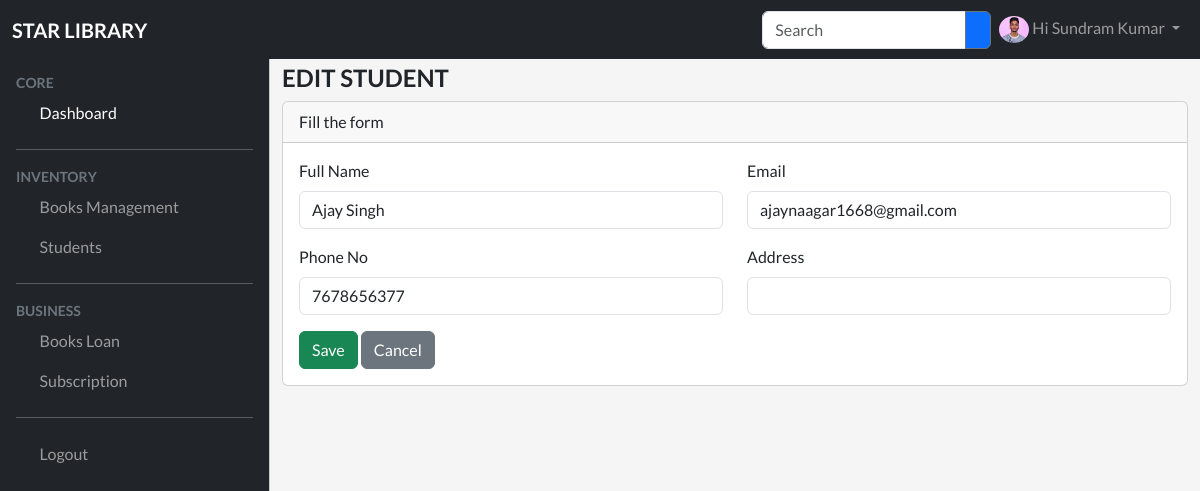
Screenshot of /students/edit.php?id=7 (signed in) with the database file from the repository.
### tables this page shows
CREATE TABLE `students` (
  `id` int(11) NOT NULL,
  `name` varchar(255) DEFAULT NULL,
  `phone_no` varchar(15) DEFAULT NULL,
  `email` varchar(255) DEFAULT NULL,
  `address` text DEFAULT NULL,
  `status` tinyint(1) NOT NULL DEFAULT 1,
  `created_at` timestamp NOT NULL DEFAULT current_timestamp(),
  `updated_at` timestamp NULL DEFAULT NULL
);

### models/student.php (called while the page is built, shortened)
<?php
function getStudentById($conn, $id)
{
    $sql = "select * from students where id = $id";
    $result = $conn->query($sql);
    return $result;
}

### students/edit.php (the view, shortened to what this page needs)
<?php
include_once(DIR_URL . "config/database.php");
include_once(DIR_URL . "models/student.php");
if (isset($_GET['id']) && $_GET['id'] > 0) {
    $student = getStudentById($conn, $_GET['id']);
    if ($student->num_rows > 0) {
        $student = mysqli_fetch_assoc($student);
    }
} else {
    header("LOCATION: " . BASE_URL . "books");
    exit;
}
?>
<?php
include_once(DIR_URL . "include/header.php");
include_once(DIR_URL . "include/topbar.php");
include_once(DIR_URL . "include/sidebar.php");
?>
<main class="mt-5 pt-3">
    <div class="container-fluid">
        <div class="row">
            <div class="col-md-12">
                <h4 class="fw-bold text-uppercase">Edit Student</h4>
            </div>
            <div class="col-md-12">
                <div class="card">
                    <div class="card-header">
                        Fill the form
                    </div>
                    <div class="card-body">
                        <form method="post" action="<?php echo BASE_URL ?>students/edit.php">
                            <div class="row">
                                <div class="col-md-6">
                                    <div class="mb-3">
                                        <label class="form-label">Full Name</label>
                                        <input type="text" class="form-control" name="name" value="<?php echo $student['name'] ?>" />
                                    </div>
                                </div>
                                <div class="col-md-6">
                                    <div class="mb-3">
                                        <label class="form-label">Email</label>
                                        <input type="email" class="form-control" name="email" value="<?php echo $student['email'] ?>" />
                                    </div>
                                </div>
                                <div class="col-md-6">
                                    <div class="mb-3">
                                        <label class="form-label">Phone No</label>
                                        <input type="text" class="form-control" name="phone_no" value="<?php echo $student['phone_no'] ?>" />
                                    </div>
                                </div>
                                <div class="col-md-6">
                                    <div class="mb-3">
                                        <label class="form-label">Address</label>
                                        <input type="text" class="form-control" name="address" value="<?php echo $student['address'] ?>" />
                                    </div>
                                </div>
                                <div class="col-md-12">
                                    <button type="submit" name="submit" class="btn btn-success">
                                        Save
                                    </button>
                                    <a href="<?php echo BASE_URL ?>students" class="btn btn-secondary">
                                        Cancel
                                    </a>
                                </div>
                            </div>
                        </form>
                    </div>
                </div>
            </div>
        </div>
    </div>
</main>
<?php include_once(DIR_URL . "include/footer.php") ?>

### assets/css/style.css (style rules this page uses)
body { font-family: "Lato", sans-serif; background-color: #f5f5f5; height: 100vh; }
:root { --offcanvas-width: 270px; --topNavbarHeight: 56px; }
@media (min-width: 992px) { body { overflow: auto !important; } }
@media (min-width: 992px) { main { margin-left: var(--offcanvas-width); } }

### rows the page displays
students: name "Ajay Singh", email "ajaynaagar1668@gmail.com", phone_no "7678656377"

### other values shown
$_SESSION['user']['name'] "Sundram Kumar"
